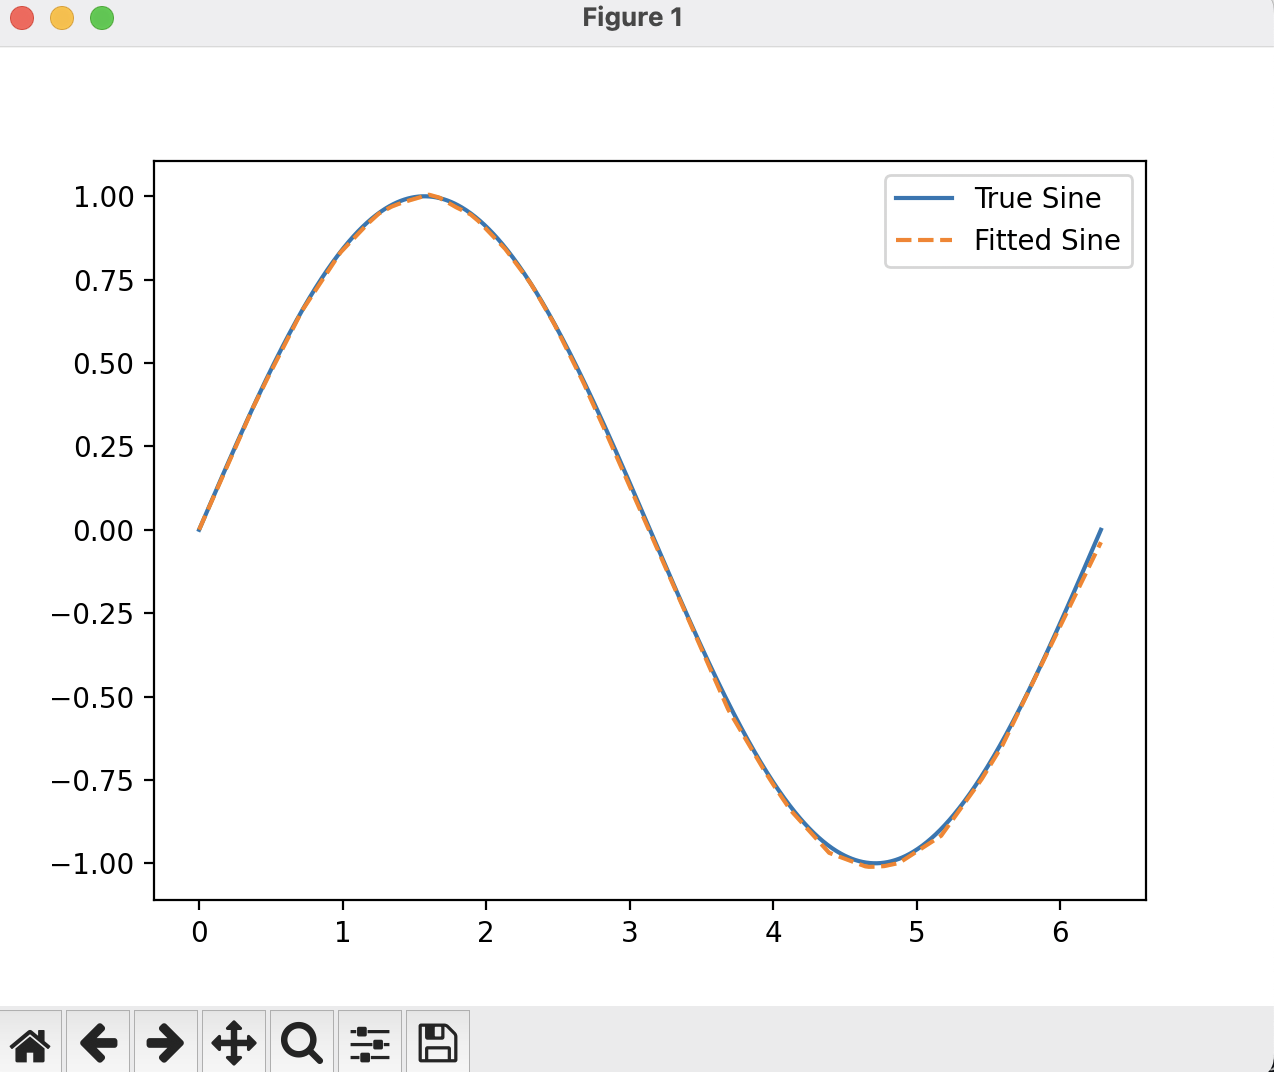

Here is the Python script that generated this plot:
## ------ Use pytorch to train a fit a sin function

# To train a model to fit a sine function using PyTorch, we can build a simple neural network and train it using a dataset of input values and corresponding sine values. Below is an example of how to do this.

# ### Steps:

# 1. **Import libraries:** PyTorch, NumPy, and Matplotlib.
# 2. **Generate a dataset:** Create an array of values from `0` to `2π` as input and the sine of those values as the target.
# 3. **Define the model:** A simple feedforward neural network with a few layers.
# 4. **Define loss function and optimizer:** Mean Squared Error loss and an optimizer like Adam.
# 5. **Train the model:** Run the training loop over multiple epochs, updating the model weights.

# Here's the full code:

# ```python
import torch
import torch.nn as nn
import numpy as np
import matplotlib.pyplot as plt

# 1. Generate dataset
# Generate inputs from 0 to 2π
x = np.linspace(0, 2 * np.pi, 1000)
y = np.sin(x)

# Convert to PyTorch tensors
x_train = torch.tensor(x, dtype=torch.float32).unsqueeze(1)  # Shape: [1000, 1]
y_train = torch.tensor(y, dtype=torch.float32).unsqueeze(1)  # Shape: [1000, 1]

# 2. Define the neural network model
class SineNet(nn.Module):
    def __init__(self):
        super(SineNet, self).__init__()
        self.hidden = nn.Sequential(
            nn.Linear(1, 50),  # Input is 1D, output is 50D
            nn.ReLU(),
            nn.Linear(50, 50),
            nn.ReLU(),
            nn.Linear(50, 1)   # Output is 1D
        )

    def forward(self, x):
        return self.hidden(x)

# 3. Instantiate the model, loss function, and optimizer
model = SineNet()
criterion = nn.MSELoss()
optimizer = torch.optim.Adam(model.parameters(), lr=0.01)

# 4. Train the model
epochs = 2000
for epoch in range(epochs):
    # Forward pass: Compute predicted y by passing x to the model
    y_pred = model(x_train)

    # Compute loss
    loss = criterion(y_pred, y_train)

    # Zero gradients, perform backward pass, and update weights
    optimizer.zero_grad()
    loss.backward()
    optimizer.step()

    # Print loss every 100 epochs
    if epoch % 100 == 0:
        print(f'Epoch {epoch}: Loss = {loss.item():.4f}')

# 5. Plot the results
y_pred = model(x_train).detach().numpy()  # Get the predicted y from the model
plt.plot(x, y, label='True Sine')
plt.plot(x, y_pred, label='Fitted Sine', linestyle='dashed')
plt.legend()
plt.show()
# ```

# ### Explanation:
# 1. **Dataset:** We create a dataset of input values `x` and corresponding sine values `y`.
# 2. **Model:** The network has two hidden layers with 50 neurons each and ReLU activation functions.
# 3. **Training:** The model is trained using Mean Squared Error loss and the Adam optimizer for 2000 epochs.
# 4. **Plotting:** After training, we plot the true sine curve and the model's predicted sine curve for comparison.

# ### Expected Output:
# The model should be able to learn to approximate the sine function after sufficient training, and the fitted sine curve should align closely with the true sine curve.

## ------ run -------
# python sin_fun_nn.py
# Epoch 0: Loss = 0.5874
# Epoch 100: Loss = 0.0413
# Epoch 200: Loss = 0.0015
# Epoch 300: Loss = 0.0002
# Epoch 400: Loss = 0.0000
# Epoch 500: Loss = 0.0000
# Epoch 600: Loss = 0.0001
# Epoch 700: Loss = 0.0000
# Epoch 800: Loss = 0.0000
# Epoch 900: Loss = 0.0003
# Epoch 1000: Loss = 0.0000
# Epoch 1100: Loss = 0.0000
# Epoch 1200: Loss = 0.0000
# Epoch 1300: Loss = 0.0000
# Epoch 1400: Loss = 0.0000
# Epoch 1500: Loss = 0.0000
# Epoch 1600: Loss = 0.0000
# Epoch 1700: Loss = 0.0000
# Epoch 1800: Loss = 0.0000
# Epoch 1900: Loss = 0.0000
#
